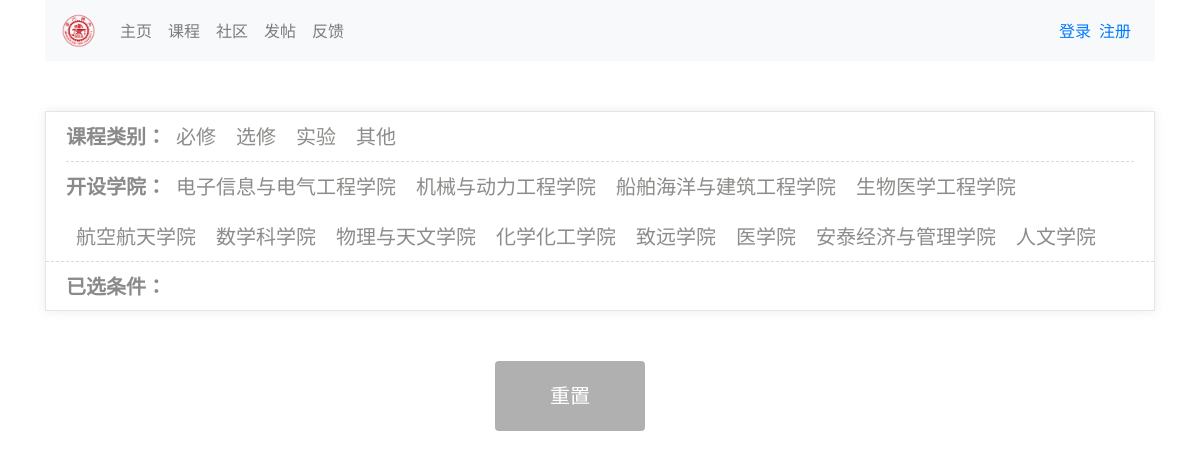
Page /course/details/CO/1 on the earlier database version.
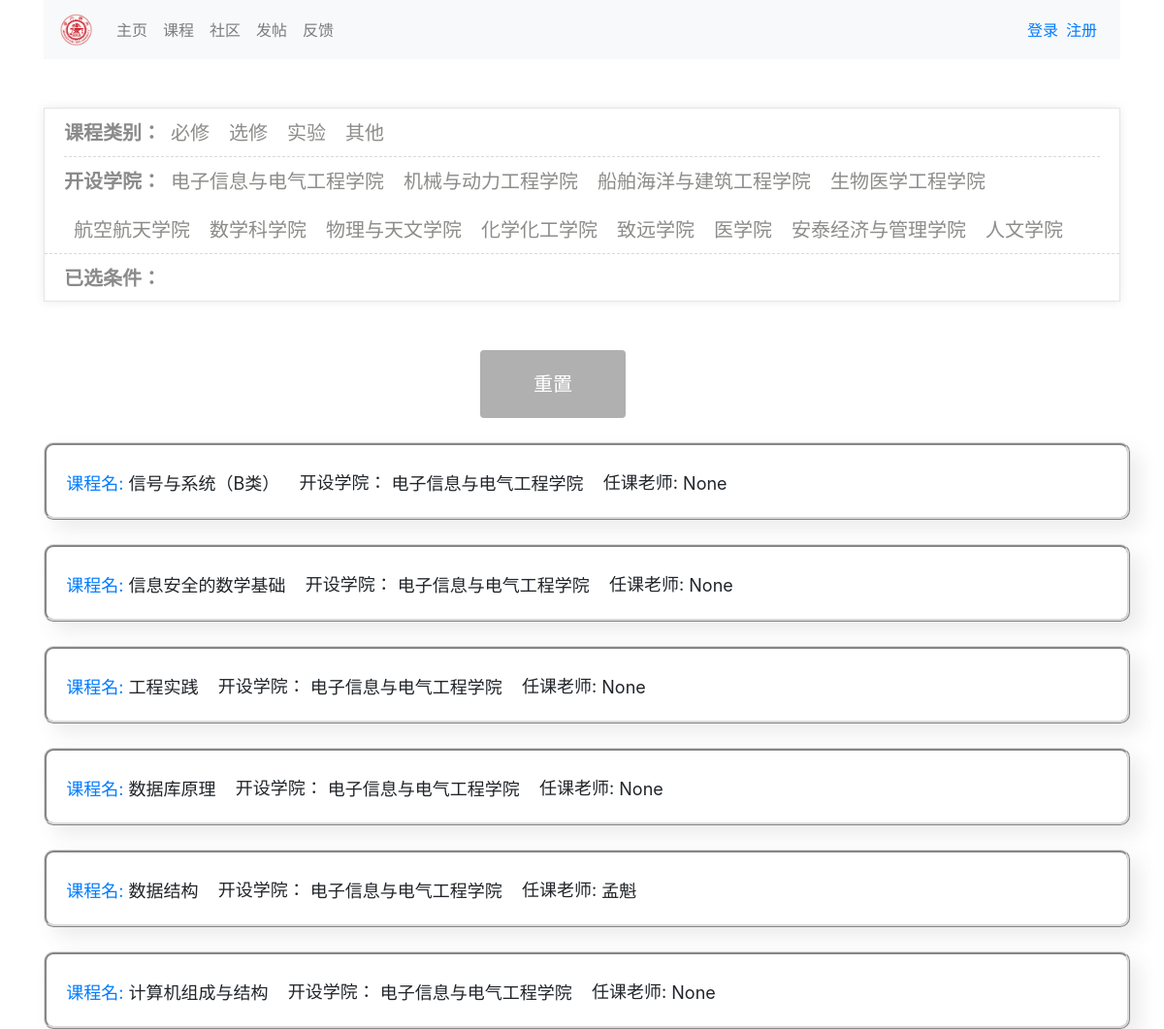
Same page on the later database version.
### course/models.py (models this page shows, shortened)
class Course(models.Model):
    name = models.CharField(max_length=100, unique=True)  # 课程的名字
    type = models.CharField(choices=TYPES, max_length=30)  # 课程类型
    major = models.CharField(max_length=40)  # 专业名
    school= models.CharField(choices=SCHOOLS,max_length=40, default='')  #开设学院名
    class Meta:
        ordering = ("name", )  # 排序方式

class TeacherOfCourse(models.Model):
    course_id = models.ForeignKey('Course',on_delete=models.CASCADE)  # 对应course的id
    name = models.CharField(max_length=40, null=True)  # 教师的姓名
    class Meta:
        ordering = ("course_id",)

### course/views.py (the view)
# urls.py: path("details/<str:type>/<str:school>",details,name='details'),
@require_http_methods(["GET","POST"])
def details(request,type,school):
    class Newcourse(): #建立一个新的类
        def __init__(self):
            self.pk= None #课程主键
            self.name = '无'  # 课程的名字
            self.school ='无'  # 专业名
            self.teacher= [] #老师 可能有多个
    if 1:
        Type=type
        School= school
        if Type=="0":#我将没有选择的时候设置为了0
            courselist=Course.objects.filter(school=School)
        elif School=="0":
            courselist = Course.objects.filter(type=Type)
        else:
            courselist = Course.objects.filter(school=School,type=Type)
        List=[]
        for course in courselist:#将教师和课程 组合在一个列表中
            a=Newcourse()
            a.name=course.name
            a.pk=course.pk
            a.school=SCHOOLS[int(course.school)-1][1]
            info=TeacherOfCourse.objects.filter(course_id=course.pk)
            if info.count()==0:
                a.teacher=['None']
            else:
                for b in TeacherOfCourse.objects.filter(course_id=course.pk):
                    a.teacher.append(b.name)
            List.append(a)
        return render(request, 'course/details.html', {"list": List})

### templates/course/details.html (shortened to what this page needs)
{% extends 'base.html' %}
    {% load static %}
{% block content %}
    <div id="box">
        <dl>
            <dt data-type="1">课程类别：</dt>
            <dd data-type="1">必修</dd>
            <dd data-type="1">选修</dd>
            <dd data-type="1">实验</dd>
            <dd data-type="1">其他</dd>
        </dl>
        <dl style="border: none">
            <dt data-type="2">开设学院：</dt>
            <dd data-type="2">电子信息与电气工程学院</dd>
            <dd data-type="2">机械与动力工程学院</dd>
            <dd data-type="2">船舶海洋与建筑工程学院</dd>
            <dd data-type="2">生物医学工程学院</dd>
            <dd data-type="2">航空航天学院</dd>
            <dd data-type="2">数学科学院</dd>
            <dd data-type="2">物理与天文学院</dd>
            <dd data-type="2">化学化工学院</dd>
            <dd data-type="2">致远学院</dd>
            <dd data-type="2">医学院</dd>
            <dd data-type="2">安泰经济与管理学院</dd>
            <dd data-type="2">人文学院</dd>
        </dl>
        <dl class="select">
            <dt>已选条件：</dt>
        </dl>
    </div>
    <button type="button" onclick="jump2()" class="button" style="vertical-align:middle"><span>重置</span></button>
               {% for i in list %}
                   <div class="course">
                   <div class="form-inline">
                       <a style="margin-top: 10px" href="http://127.0.0.1:8000/course/coursedes/{{ i.pk }}">&nbsp;&nbsp;&nbsp;&nbsp;课程名:&nbsp;</a><label for="name" style="margin-top: 10px;">{{ i.name }}</label>
                       <p style="margin-top: 25px">&nbsp;&nbsp;&nbsp;&nbsp;开设学院：&nbsp;</p><label for="name"style="margin-top: 10px;"style="margin-top: 10px;">{{ i.school }}</label>
                       <p style="margin-top: 25px">&nbsp;&nbsp;&nbsp;&nbsp;任课老师:&nbsp;</p><label for="name"style="margin-top: 10px;">
                       {% for a in i.teacher %}
                       {{ a }}
                        {% endfor %}
                   </label>
                   </div>
                   </div>
                {% endfor %}
{% endblock %}

Differences in the rows shown:
now on this page (row edited): Course: name "信号与系统（B类）"
now on this page (row edited): Course: name "信息安全的数学基础"
added Course: name "工程实践"
now on this page (row edited): Course: name "数据库原理"
now on this page (row edited): Course: name "数据结构"
now on this page (row edited): TeacherOfCourse: teacher "孟魁"
now on this page (row edited): Course: name "计算机组成与结构"
Other differences:
new list line: "课程名: 开设学院： 电子信息与电气工程学院 任课老师: None"
new list line: "课程名: 开设学院： 电子信息与电气工程学院 任课老师:"
